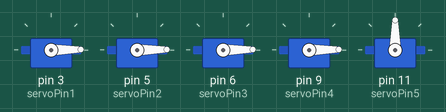
Bench run of a sketch on a simulated Arduino Uno, built with avr-gcc and run on an emulated ATmega328P. On the bench: 5 × servo.

Above: at 0.05 s.
At 1.55 s:
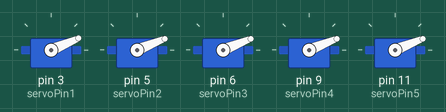
At 3.1 s:
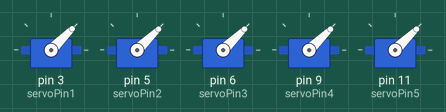
At 4.65 s:
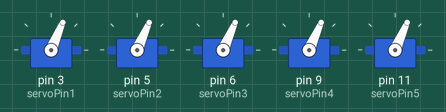
At 6.2 s:
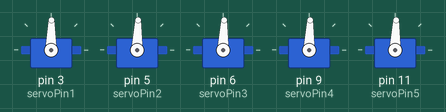
At 12.35 s:
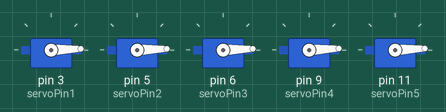
Timing chart, 0 to 16.1 s (numbered marks = the images above):
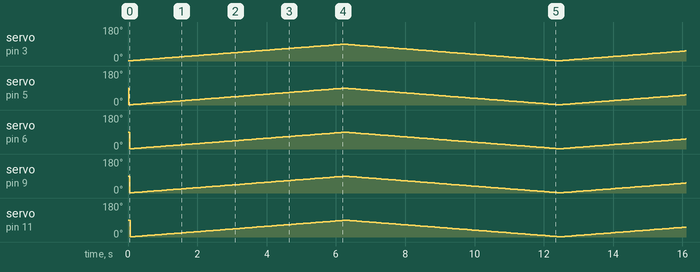

The sketch:

super_esboo_sango1.ino
```cpp
// C++ code
//
#include <Servo.h>

int servoPin1 = 3;
int servoPin2 = 5;
int servoPin3 = 6;
int servoPin4 = 9;
int servoPin5 = 11;

Servo servo1;
Servo servo2;
Servo servo3;
Servo servo4;
Servo servo5;

int angle = 1;   // servo position in degrees

void setup()
{
  servo1.attach(servoPin1);
  servo2.attach(servoPin2);
  servo3.attach(servoPin3);
  servo4.attach(servoPin4);
  servo5.attach(servoPin5);
}


void loop()
{
  // scan from 0 to 90 degrees
  for(angle = 1; angle < 89; angle++)
  {
    servo1.write(angle);
    delay(15);
    servo2.write(angle);
    delay(15);
    servo3.write(angle);
    delay(15);
    servo4.write(angle);
    delay(15);
    servo5.write(angle);
    delay(10);
  }
  // now scan back from 90 to 0 degrees
  for(angle = 89; angle > 1; angle--)
  {
    servo1.write(angle);
    delay(15);
    servo2.write(angle);
    delay(15);
    servo3.write(angle);
    delay(15);
    servo4.write(angle);
    delay(15);
    servo5.write(angle);
    delay(10);
  }
}
```
